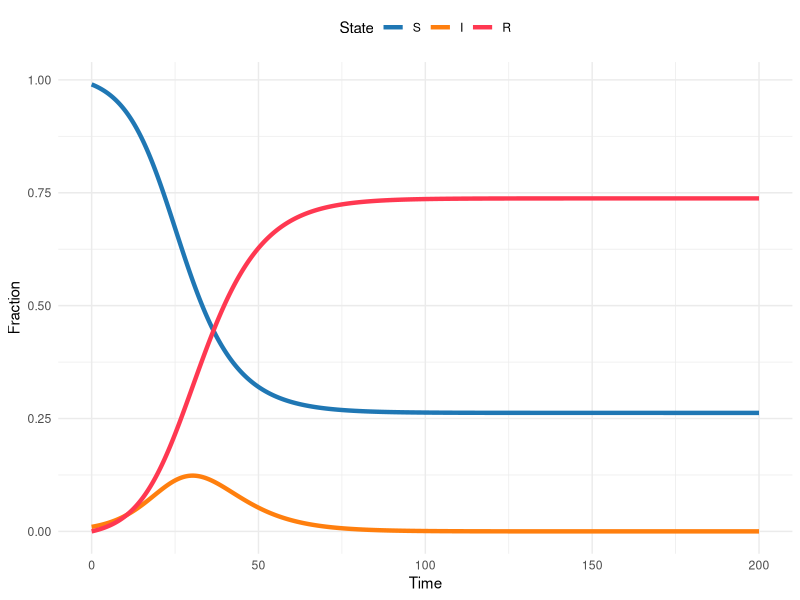
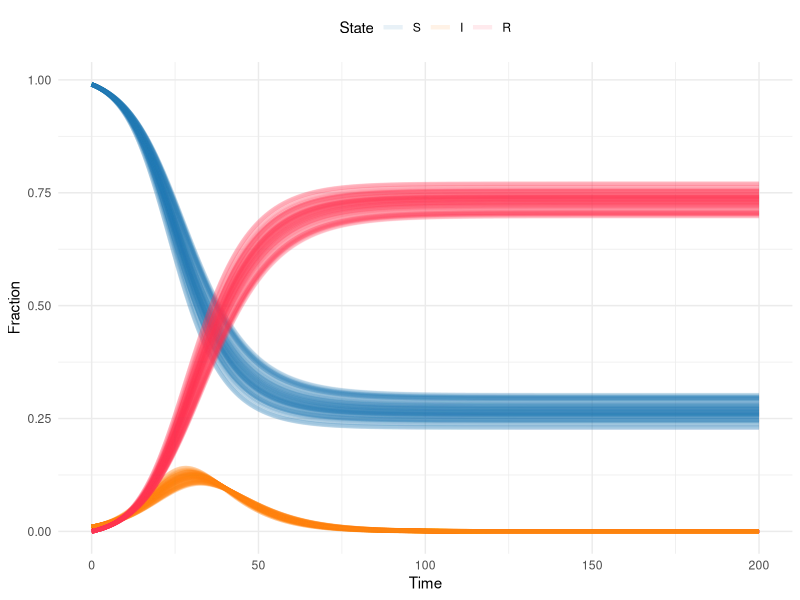
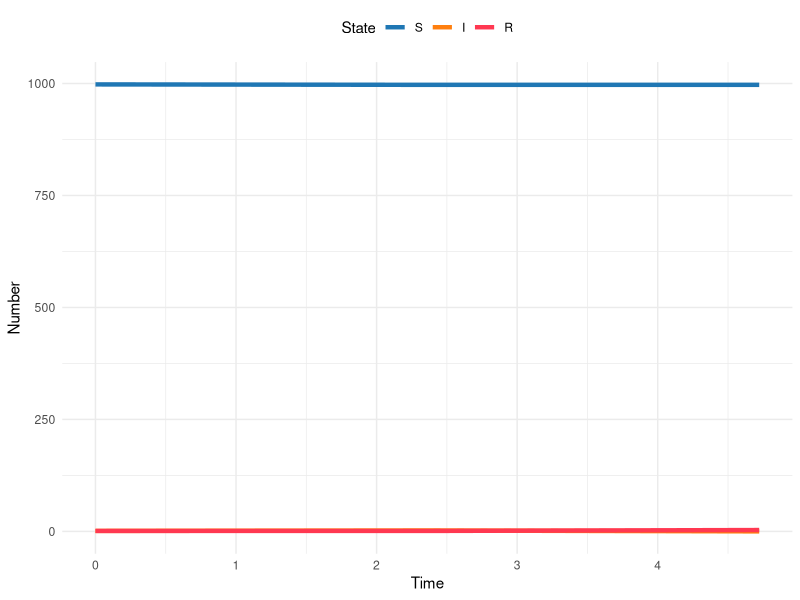
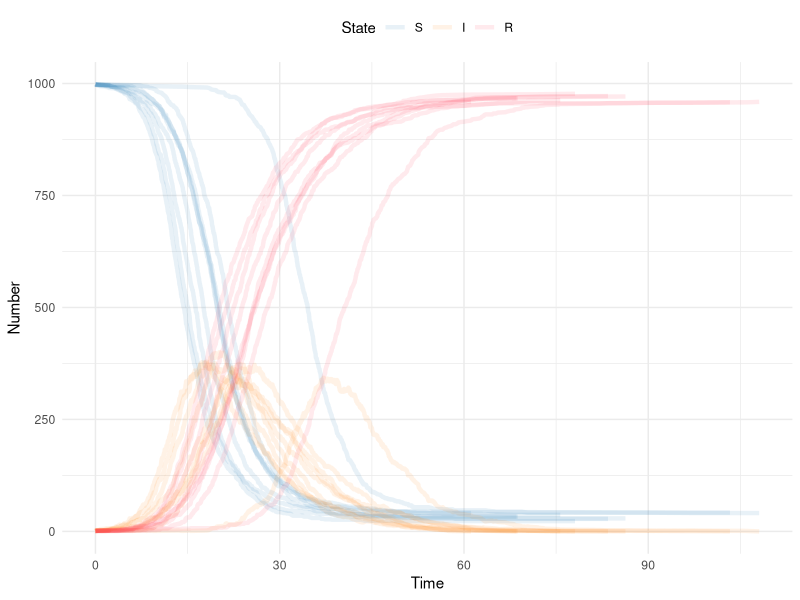
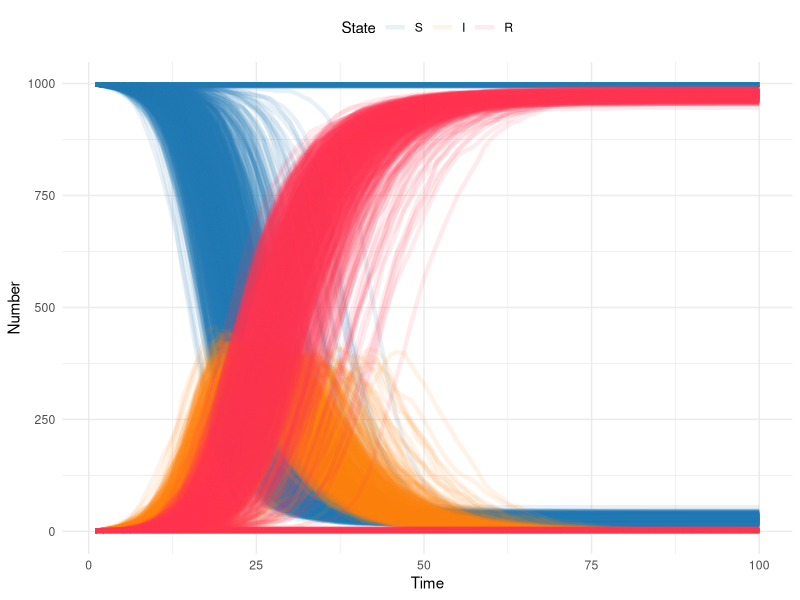
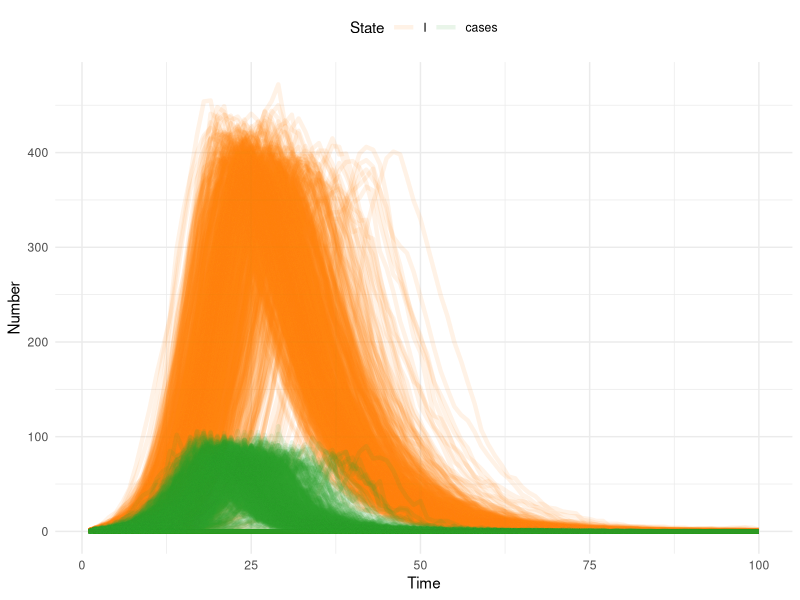
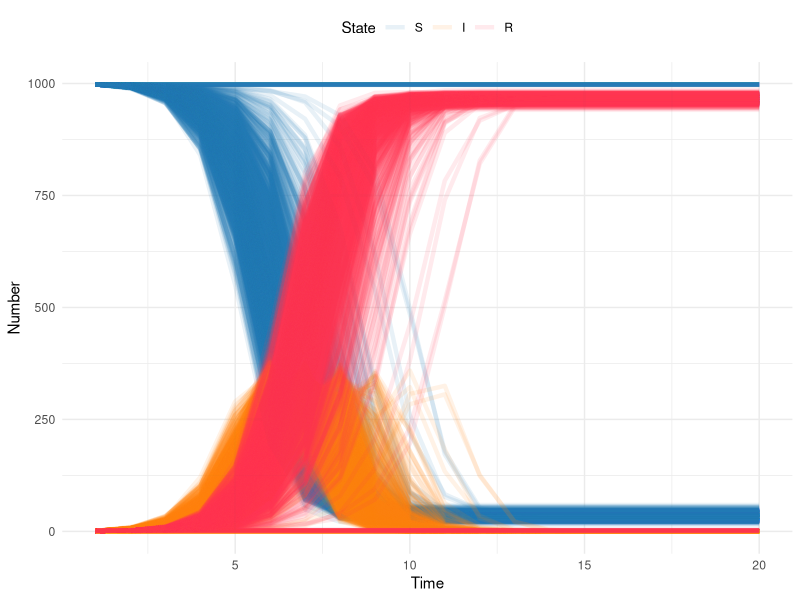

These charts were generated, in order, by the following R code:
## ---- chunk 1
library(here)
library(rio)
library(deSolve)
library(tidyverse)
## ---- chunk 2
theme_set(theme_minimal())
## ---- chunk 3
sir_model <- function(time, state, params, ...) {
  transmission <- params["transmission"]
  recovery <- 1 / params["duration"]

  S <- state["S"]
  I <- state["I"]
  R <- state["R"]

  dSdt <- -transmission * S * I
  dIdt <- (transmission * S * I) - (recovery * I)
  dRdt <- recovery * I

  return(list(c(dSdt, dIdt, dRdt)))
}
## ---- chunk 4
sir_params <- c(transmission = 0.3, duration = 6)
sir_init_states <- c(S = 0.99, I = 0.01, R = 0)
sim_times <- seq(0, 200, by = 0.1)

sir_sol <- deSolve::ode(
  y = sir_init_states,
  times = sim_times,
  func = sir_model,
  parms = sir_params
)

## ---- chunk 5
#| out-width: 100%
#| column: body

# Turn the output from the ODE solver into a tibble (dataframe)
# so we can manipulate and plot it easily
sir_sol_df <- as_tibble(sir_sol) %>%
  # Convert all columns to numeric (they are currently type
  # deSolve so will produce warnings when plotting etc)
  mutate(
    # Rather than repeatedly type the same function for every
    # column, use the across() function to apply the function
    # to a selection of columns
    across(
      # The cols argument takes a selection of columns to apply
      # a function to. Here, we want to apply the as.numeric()
      # function to all columns, so we use the function
      # everything() to select all columns.
      .cols = everything(),
      .fns = as.numeric
    )
  ) %>%
  # Convert the dataframe from wide to long format, so we have a
  # column for the time, a column for the state, and a column
  # for the proportion of the population in that state at that
  # time
  pivot_longer(
    # Don't pivot the time column
    cols = -time,
    names_to = "state",
    values_to = "proportion"
  ) %>%
  # Update the state column to be a factor, so the plot will
  # show the states in the correct order
  mutate(state = factor(state, levels = c("S", "I", "R")))

SIRcolors <- c(S = "#1f77b4", I = "#ff7f0e", R = "#FF3851")

ggplot(sir_sol_df, aes(x = time, y = proportion, color = state)) +
  geom_line(linewidth = 1.5) +
  scale_color_manual(values = SIRcolors) +
  labs(
    x = "Time",
    y = "Fraction",
    color = "State"
  ) +
  theme(legend.position = "top")
## ---- chunk 6
M <- 100 # the number of times we want to do this. 
        # This is a mater of choice and computational capacity (this model is small and quick, but that won't always be the case)

#since we're going to do this M times we need a place to store the results

for(m in 1:M){
  sir_params <- c(transmission = runif(1,.283,.317), duration = 6) # each time take a random draw of the transmission rate from the confidence interval
  sir_init_states <- c(S = 0.99, I = 0.01, R = 0)
  sim_times <- seq(0, 200, by = 0.1)

  sir_sol <- deSolve::ode(
    y = sir_init_states,
    times = sim_times,
    func = sir_model,
    parms = sir_params
  )
  sir_sol = data.frame(sir_sol)
  sir_sol$iteration = m   # mark this as the mth iteration of the loop
  #if this is the first iteration, create a place to store the output
  #if it's the sencond or higher, append the output to the storage
  if(m==1){sir_sol_storage <- sir_sol}
  if(m>1){sir_sol_storage <- rbind(sir_sol_storage,sir_sol)}
}
## ---- chunk 7
# Turn the output from the ODE solver into a tibble (dataframe)
# so we can manipulate and plot it easily
sir_sol_df <- as_tibble(sir_sol_storage) %>%
  # Convert all columns to numeric (they are currently type
  # deSolve so will produce warnings when plotting etc)
  mutate(
    # Rather than repeatedly type the same function for every

    # column, use the across() function to apply the function
    # to a selection of columns
    across(
      # The cols argument takes a selection of columns to apply
      # a function to. Here, we want to apply the as.numeric()
      # function to all columns, so we use the function
      # everything() to select all columns.
      .cols = everything(),
      .fns = as.numeric
    )
  ) %>%
  # Convert the dataframe from wide to long format, so we have a
  # column for the time, a column for the state, and a column
  # for the proportion of the population in that state at that
  # time
  pivot_longer(
    # Don't pivot the time column
    cols = -c(time,iteration),
    names_to = "state",
    values_to = "proportion"
  ) %>%
  # Update the state column to be a factor, so the plot will
  # show the states in the correct order
  mutate(state = factor(state, levels = c("S", "I", "R")))

SIRcolors <- c(S = "#1f77b4", I = "#ff7f0e", R = "#FF3851")

ggplot(sir_sol_df, aes(x = time, y = proportion, color = state, group=interaction(iteration, state))) +
  geom_line(linewidth = 1.5, alpha=.1) +
  scale_color_manual(values = SIRcolors) +
  labs(
    x = "Time",
    y = "Fraction",
    color = "State"
  ) +
  theme(legend.position = "top")
## ---- chunk 8
###############################################################################
# Parameters and initial conditions                                            #
###############################################################################

S <- 998           # number susceptible
I <- 1              # number infected
R <- 1              # number recovered
time <- 0

beta <- .5           # transmission rate
gamma <- 1/7        # recovery rate
## ---- chunk 9
###############################################################################
# Gillespie Step                                                              #
###############################################################################
gilstep <- function(SIR, beta, gamma){
  # SIR is a vector containing 4 elements 
  #   S = scalar number of susceptibles now
  #   I = scalar number of infecteds now
  #   R = scalar number of recovereds now
  #   time = current time
  # beta = transmission rate
  # gamma = recovery rate
  
  times <- rexp(2, # draw two random exponential variables
                c(beta * SIR[1] * SIR[2]/sum(SIR[1:3]),  # the first is the rate of new infections: S*Beta*I/N
                     SIR[2] * gamma)) # the second is the rate of new recoveries: I*gamma
  
  return(list(
    change_state = which.min(times), # which.min identifies which of the two random variables is smallest, and thus the first to happen: this is the transition that we'll mae
              timestep = min(times))) # this identfies how much time elapsed before the transition occured, so we can increment time forward
}
## ---- chunk 10
###############################################################################
# Simulate over time                                                          #
###############################################################################
set.seed(101)               # here we set the random seed. This isn't necessary in general, but it allows us to write a "random" simulation
                            # always returns the same result. For the purposes of this lesson it is useful because (as you'll see below)
                            # we can get random realizations of an outbreak where the first case recovers before they infect anyone and 
                            # there is no epidemic to plot. This can happen (rarely) even with R0>1. 
counter <- 0                # set counter at 0
while(all(I>0)){            #continue until I is depleted
  counter <- counter + 1    #counter for number of transitions: we don't know how many transitions will happen until the simulation is over
  # 
  SIRtmp <- c(S[counter], I[counter], R[counter], time[counter])       #current SIR states
  step <- gilstep(SIRtmp, beta, gamma)
  if(step$change_state ==1){    # if transition is an infection, reduce S and increase I
    SIRtmp[1] <- SIRtmp[1] - 1
    SIRtmp[2] <- SIRtmp[2] + 1 
  }
  if(step$change_state ==2){    # if transition is an recovery, reduce I and increase R
    SIRtmp[2] <- SIRtmp[2] - 1
    SIRtmp[3] <- SIRtmp[3] + 1 
  }
  SIRtmp[4] <- SIRtmp[4] + step$timestep      # increment time
    
#Append changes
  S <- c(S,SIRtmp[1])
  I <- c(I,SIRtmp[2])
  R <- c(R,SIRtmp[3])
  time <- c(time,SIRtmp[4])

  #cat(S[counter],"-",I[counter],"-",R[counter],"-",time[counter], ".\n"). # this prints the output as it goes
  set.seed(NULL)          # reset the seed so that every subsequent simulation IS random
}
## ---- chunk 11
#| out-width: 100%
#| column: body

# Reuse the plotting code from above

# Turn the output from gilstep() into a tibble (dataframe)
# so we can manipulate and plot it easily
gil_df <- tibble(time, S, I, R) %>%  # put elements in a data frame 
  # Convert all columns to numeric (they are currently type
  # deSolve so will produce warnings when plotting etc)
  mutate(
    # Rather than repeatedly type the same function for every
    # column, use the across() function to apply the function
    # to a selection of columns
    across(
      # The cols argument takes a selection of columns to apply
      # a function to. Here, we want to apply the as.numeric()
      # function to all columns, so we use the function
      # everything() to select all columns.
      .cols = everything(),
      .fns = as.numeric
    )
  ) %>%
  # Convert the dataframe from wide to long format, so we have a
  # column for the time, a column for the state, and a column
  # for the proportion of the population in that state at that
  # time
  pivot_longer(
    # Don't pivot the time column
    cols = -c(time),
    names_to = "state",
    values_to = "number"
  ) %>%
  # Update the state column to be a factor, so the plot will
  # show the states in the correct order
  mutate(state = factor(state, levels = c("S", "I", "R")))

SIRcolors <- c(S = "#1f77b4", I = "#ff7f0e", R = "#FF3851")

ggplot(gil_df, aes(x = time, y = number, color = state)) +
  geom_line(linewidth = 1.5) +
  scale_color_manual(values = SIRcolors) +
  labs(
    x = "Time",
    y = "Number",
    color = "State"
  ) +
  theme(legend.position = "top")
## ---- chunk 12
###############################################################################
# Simulate over time                                                          #
M <- 10  # number of realizations to simulate 

for(m in 1:M){
  ###############################################################################
  # Parameters and initial conditions                                            #
  ###############################################################################
  
  S <- 998           # number susceptible
  I <- 1              # number infected
  R <- 1              # number recovered
  time <- 0
  iteration = m    #initialize iteration counter

  beta <- .5           # transmission rate
  gamma <- 1/7        # recovery rate
  
  ###############################################################################
  # Simulate over time                                                          #
  ###############################################################################
  counter <- 0                # set counter at 0
  while(all(I>0)){            #continue until I is depleted
    counter <- counter + 1    #counter for number of transitions: we don't know how many transitions will happen until the simualtion is over
    # 
    SIRtmp <- c(S[counter], I[counter], R[counter], time[counter])       #current SIR states
    step <- gilstep(SIRtmp, beta, gamma)
    if(step$change_state ==1){    # if transition is an infection, reduce S and increase I
      SIRtmp[1] <- SIRtmp[1] - 1
      SIRtmp[2] <- SIRtmp[2] + 1 
    }
    if(step$change_state ==2){    # if transition is an recovery, reduce I and increase R
      SIRtmp[2] <- SIRtmp[2] - 1
      SIRtmp[3] <- SIRtmp[3] + 1 
    }
    SIRtmp[4] <- SIRtmp[4] + step$timestep      # increment time
    
    #Append changes
    S <- c(S,SIRtmp[1])
    I <- c(I,SIRtmp[2])
    R <- c(R,SIRtmp[3])
    time <- c(time,SIRtmp[4])
    iteration <- c(iteration, m)
    
    #cat(S[counter],"-",I[counter],"-",R[counter],"-",time[counter], ".\n"). # this prints the output as it goes
  }
  if(m==1){sir_gil_storage = tibble(S, I, R, time, iteration)}
  if(m>1){sir_gil_storage = bind_rows(sir_gil_storage, tibble(S, I, R, time, iteration))}
}
## ---- chunk 13
# Reuse the plotting code from above

# Turn the output from gilstep() into a tibble (dataframe)
# so we can manipulate and plot it easily
gil_df <- sir_gil_storage %>%  # put elements in a data frame 
  # Convert all columns to numeric (they are currently type
  # deSolve so will produce warnings when plotting etc)
  mutate(
    # Rather than repeatedly type the same function for every
    # column, use the across() function to apply the function
    # to a selection of columns
    across(
      # The cols argument takes a selection of columns to apply
      # a function to. Here, we want to apply the as.numeric()
      # function to all columns, so we use the function
      # everything() to select all columns.
      .cols = everything(),
      .fns = as.numeric
    )
  ) %>%
  # Convert the dataframe from wide to long format, so we have a
  # column for the time, a column for the state, and a column
  # for the proportion of the population in that state at that
  # time
  pivot_longer(
    # Don't pivot the time column
    cols = -c(time, iteration),
    names_to = "state",
    values_to = "number"
  ) %>%
  # Update the state column to be a factor, so the plot will
  # show the states in the correct order
  mutate(state = factor(state, levels = c("S", "I", "R")))

SIRcolors <- c(S = "#1f77b4", I = "#ff7f0e", R = "#FF3851")

ggplot(gil_df, aes(x = time, y = number, color = state, group = interaction(iteration, state))) +
  geom_line(linewidth = 1.5,alpha = .1) +
  scale_color_manual(values = SIRcolors) +
  labs(
    x = "Time",
    y = "Number",
    color = "State"
  ) +
  theme(legend.position = "top")
## ---- chunk 14
###############################################################################
# Parameters and initial conditions                                           #
###############################################################################

S <- 998           # number susceptible
I <- 1              # number infected
R <- 1              # number recovered
time <- 0

beta <- .5           # transmission rate
gamma <- 1/7        # recovery rate
## ---- chunk 15
###############################################################################
# Tau Leaping Single time step                                                            #
###############################################################################
tau_sir_step <- function (sims, S, I, R, beta, gamma, delta.t, ...) {
  # adapted from Aaron King's code
  # sims = number of simulations
  # S = initial susceptible population
  # I = initial infected population
  # R = initial recovered population
  # beta = transmission rate
  # gamma = recovery rate
  
  N <- S+I+R    # total population size
  dSI <- rpois(n = sims, beta*S*(I/N)*delta.t)  # new incident infections
  dIR <- rpois(n = sims, gamma*I*delta.t)       # recoveries
  # note that this can be done with a binomial step as well
  #dSI <- rbinom(n=sims,size=S,prob=1-exp(-beta*(I/N)*delta.t))  # new incident infections
  #dIR <- rbinom(n=sims,size=I,prob=1-exp(-gamma*delta.t))       # recoveries
  
  #since it is possible for the transitions to drirve the states negative, we have to prevent that
  S <- pmax(S - dSI, 0)            # change in S
  I <- pmax(I + dSI - dIR, 0)      # change in I
  R <- R + dIR            # change in R
  cbind(S, I, R, dSI) # note that dSI are the new incident infections
}

## ---- chunk 16
###############################################################################
# set up and storage for states                                               #
###############################################################################
T <- 100        # time to simulate over. With Tau Leaping the random draws scales with time not with population size, so this is much more efficient than Gillespie for large populations
sims <- 1000    # number of simulations: notice that we can do WAY more now

Smat <- matrix(S, 1, sims)      # storage item for S for all simulations
Imat <- matrix(I, 1, sims)      # storage item for I for all simulations
Rmat <- matrix(R, 1, sims)      # storage item for R for all simulations
new_cases <- matrix(0, 1, sims) # storage item for new cases (i.e. incidence) for all simulations
Nmat <- S+I+R                 # storage item for N for all simulations  
## ---- chunk 17
###############################################################################
# run over a time from 2 to T                                               #
###############################################################################
# 
for(ts in 2:T){     #loop over time, ts is the index
  
  out <- tau_sir_step(sims, Smat[ts-1,], Imat[ts-1,], Rmat[ts-1,], beta, gamma, delta.t=1) # call to SIR step function above

  Smat <- rbind(Smat, out[,1])  # update state
  Imat <- rbind(Imat, out[,2])  # update state
  Rmat <- rbind(Rmat, out[,3])  # update state
  Nmat <- rbind(Nmat, out[,1]+out[,2]+out[,3])  # update state -- note population size isn't changing, but this could be updated with births/deaths
  new_cases <- rbind(new_cases, out[,4])  # update state
}
## ---- chunk 18
#| out-width: 100%
#| column: body

###############################################################################
# plotting                                                                   #
###############################################################################
# put output in a data frame
tau_df <- tibble(S=array(Smat), I=array(Imat), R=array(Rmat), N=array(Nmat), cases=array(new_cases), time = rep(1:T,sims), iteration = rep(1:sims,each=T))

tau_df <- tau_df %>%
  pivot_longer(
    # Don't pivot the time column
    cols = -c(time,iteration),
    names_to = "state",
    values_to = "number"
  ) %>%
  mutate(state = factor(state, levels = c("S", "I", "R","N", "cases")))

SIRcolors <- c(S = "#1f77b4", I = "#ff7f0e", R = "#FF3851", cases = "#2ca02c") # fix this color

tau_df %>%
  mutate(iteration = as.factor(iteration)) %>%
  filter(state %in% c("S", "I","R")) %>%
  ggplot( aes(x = time, y = number, group = interaction(iteration, state), color = state)) +
    geom_line(linewidth = 1.5,alpha = .1) +
    scale_color_manual(values = SIRcolors) +
    labs(
      x = "Time",
    y = "Number",
      color = "State"
    ) +
    theme(legend.position = "top")
## ---- chunk 19
#| out-width: 100%
#| column: body
###############################################################################
# plotting                                                                   #
###############################################################################
# put output in a data frame
tau_df <- tibble(S=array(Smat), I=array(Imat), R=array(Rmat), N=array(Nmat), cases=array(new_cases), time = rep(1:T,sims), iteration = rep(1:sims,each=T))

tau_df <- tau_df %>%
  pivot_longer(
    # Don't pivot the time column
    cols = -c(time,iteration),
    names_to = "state",
    values_to = "number"
  ) %>%
  mutate(state = factor(state, levels = c("S", "I", "R","N", "cases")))

SIRcolors <- c(S = "#1f77b4", I = "#ff7f0e", R = "#FF3851", cases = "#2ca02c") # fix this color

tau_df %>%
  mutate(iteration = as.factor(iteration)) %>%
  filter(state %in% c("I","cases")) %>%
  ggplot( aes(x = time, y = number, group = interaction(iteration, state), color = state)) +
    geom_line(linewidth = 1.5,alpha = .1) +
    scale_color_manual(values = SIRcolors) +
    labs(
      x = "Time",
    y = "Number",
      color = "State"
    ) +
    theme(legend.position = "top")
## ---- chunk 20
###############################################################################
# Parameters and initial conditions                                           #
###############################################################################
S <- 998           # number susceptible
I <- 1              # number infected
R <- 1              # number recovered
time <- 0

beta <- 3.5           # transmission rate -- note the change in value


## ---- chunk 21
###############################################################################
# Single time step                                                            #
###############################################################################
cb_step <- function (sims, S, I, R, beta, ...) {
  # S = initial susceptible population
  # I = initial infected population
  # R = initial recovered population
  # beta is transmission rate
  
  N <- S+I+R    # total population size
  newI <- rbinom(n=sims, pmax(S,0), 1-exp(-beta * pmax(I,0)/N)) # this is the only stochastic step; only do draw if I >0
  newS <- S - newI    #this step is now deterministic, because everyone from the past time step recovers   
  newR <- R + I

  cbind(newS, newI, newR) 
}

## ---- chunk 22
###############################################################################
# Run over many steps                                                         #
###############################################################################

T <- 20 # note here that the time step is one infectious generation time, so 7 days from gamma above
sims <- 1000
  
Smat <- matrix(S,1,sims)      # storage item for S for all simulations
Imat <- matrix(I,1,sims)      # storage item for I for all simulations
Rmat <- matrix(R,1,sims)      # storage item for R for all simulations
Nmat <- S+I+R

for(ts in 2:T){
  out <- cb_step(sims, Smat[ts-1,], Imat[ts-1,], Rmat[ts-1,], beta)
  Smat <- rbind(Smat, out[,1])  # update state
  Imat <- rbind(Imat, out[,2])  # update state
  Rmat <- rbind(Rmat, out[,3])  # update state
  Nmat <- rbind(Nmat, out[,1]+out[,2]+out[,3])  # update state -- note population size isn't changing, but this could be updated with births/deaths
  
}
## ---- chunk 23
#| echo: true
#| message: false
#| out-width: 100%
#| column: body

# put output in a data frame
bin_df <- tibble(S=array(Smat), I=array(Imat), R=array(Rmat), N=array(matrix(Nmat)), time = rep(1:T,sims), iteration = rep(1:sims,each=T))

bin_df = bin_df %>%
  pivot_longer(
    # Don't pivot the time column
    cols = -c(time,iteration),
    names_to = "state",
    values_to = "number"
  ) %>%
  mutate(state = factor(state, levels = c("S", "I", "R","N")))

SIRcolors <- c(S = "#1f77b4", I = "#ff7f0e", R = "#FF3851") # fix this color

# NOT CURRENTLY WORKING
# NOT PLOTTING AS INDIVIDUAL LINES

bin_df %>%
  mutate(iteration = as.factor(iteration)) %>%
  filter(state %in% c("S","I","R")) %>%
  ggplot( aes(x = time, y = number, group = interaction(iteration, state), color = state)) +
    geom_line(linewidth = 1.5,alpha = .1) +
    scale_color_manual(values = SIRcolors) +
    labs(
      x = "Time",
    y = "Number",
      color = "State"
    ) +
    theme(legend.position = "top")
